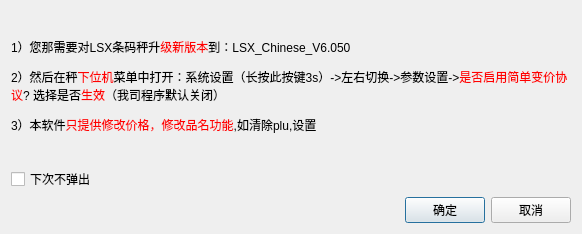
<?xml version="1.0" encoding="UTF-8"?>
<ui version="4.0">
 <class>popinfo_cannotpop_dialog</class>
 <widget class="QDialog" name="popinfo_cannotpop_dialog">
  <property name="geometry">
   <rect>
    <x>0</x>
    <y>0</y>
    <width>582</width>
    <height>234</height>
   </rect>
  </property>
  <property name="windowTitle">
   <string>Dialog</string>
  </property>
  <layout class="QVBoxLayout" name="verticalLayout">
   <item>
    <widget class="QLabel" name="label_2">
     <property name="text">
      <string>&lt;html&gt;&lt;head/&gt;&lt;body&gt;&lt;p&gt;1）您那需要对LSX条码秤升&lt;span style=&quot; color:#ff0000;&quot;&gt;级新版本&lt;/span&gt;到：LSX_Chinese_V6.050 &lt;/p&gt;&lt;p&gt;2）然后在秤&lt;span style=&quot; color:#ff0000;&quot;&gt;下位机&lt;/span&gt;菜单中打开：系统设置（长按此按键3s）-&amp;gt;左右切换-&amp;gt;参数设置-&amp;gt;&lt;span style=&quot; color:#ff0000;&quot;&gt;是否启用简单变价协议&lt;/span&gt;? 选择是否&lt;span style=&quot; color:#ff0000;&quot;&gt;生效&lt;/span&gt;（我司程序默认关闭） &lt;/p&gt;&lt;p&gt;3）本软件&lt;span style=&quot; color:#ff0000;&quot;&gt;只提供修改价格，修改品名功能&lt;/span&gt;,如清除plu,设置&lt;/p&gt;&lt;/body&gt;&lt;/html&gt;</string>
     </property>
     <property name="textFormat">
      <enum>Qt::AutoText</enum>
     </property>
     <property name="wordWrap">
      <bool>true</bool>
     </property>
    </widget>
   </item>
   <item>
    <widget class="QCheckBox" name="checkBox">
     <property name="text">
      <string>下次不弹出</string>
     </property>
    </widget>
   </item>
   <item>
    <layout class="QHBoxLayout" name="horizontalLayout">
     <item>
      <spacer name="horizontalSpacer">
       <property name="orientation">
        <enum>Qt::Horizontal</enum>
       </property>
       <property name="sizeHint" stdset="0">
        <size>
         <width>40</width>
         <height>20</height>
        </size>
       </property>
      </spacer>
     </item>
     <item>
      <widget class="lds_toolbar_button_nowrap" name="pushButton">
       <property name="text">
        <string>确定</string>
       </property>
       <property name="icon">
        <iconset resource="../res.qrc">
         <normaloff>:/image/ok.png</normaloff>:/image/ok.png</iconset>
       </property>
      </widget>
     </item>
     <item>
      <widget class="lds_toolbar_button_nowrap" name="pushButton_2">
       <property name="text">
        <string>取消</string>
       </property>
       <property name="icon">
        <iconset resource="../res.qrc">
         <normaloff>:/image/exit.png</normaloff>:/image/exit.png</iconset>
       </property>
      </widget>
     </item>
    </layout>
   </item>
  </layout>
 </widget>
 <customwidgets>
  <customwidget>
   <class>lds_toolbar_button_nowrap</class>
   <extends>QPushButton</extends>
   <header>lds_toolbar_button_nowrap.h</header>
  </customwidget>
 </customwidgets>
 <resources>
  <include location="../res.qrc"/>
 </resources>
 <connections>
  <connection>
   <sender>pushButton</sender>
   <signal>clicked()</signal>
   <receiver>popinfo_cannotpop_dialog</receiver>
   <slot>accept()</slot>
   <hints>
    <hint type="sourcelabel">
     <x>434</x>
     <y>212</y>
    </hint>
    <hint type="destinationlabel">
     <x>306</x>
     <y>203</y>
    </hint>
   </hints>
  </connection>
  <connection>
   <sender>pushButton_2</sender>
   <signal>clicked()</signal>
   <receiver>popinfo_cannotpop_dialog</receiver>
   <slot>reject()</slot>
   <hints>
    <hint type="sourcelabel">
     <x>528</x>
     <y>207</y>
    </hint>
    <hint type="destinationlabel">
     <x>366</x>
     <y>185</y>
    </hint>
   </hints>
  </connection>
 </connections>
</ui>
